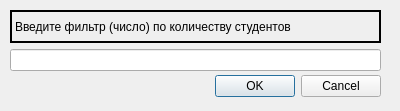
<?xml version="1.0" encoding="UTF-8"?>
<ui version="4.0">
 <class>NumberFilterDialog</class>
 <widget class="QDialog" name="NumberFilterDialog">
  <property name="geometry">
   <rect>
    <x>0</x>
    <y>0</y>
    <width>400</width>
    <height>111</height>
   </rect>
  </property>
  <property name="windowTitle">
   <string>Dialog</string>
  </property>
  <widget class="QDialogButtonBox" name="buttonBox">
   <property name="geometry">
    <rect>
     <x>20</x>
     <y>70</y>
     <width>361</width>
     <height>32</height>
    </rect>
   </property>
   <property name="orientation">
    <enum>Qt::Horizontal</enum>
   </property>
   <property name="standardButtons">
    <set>QDialogButtonBox::Cancel|QDialogButtonBox::Ok</set>
   </property>
  </widget>
  <widget class="QWidget" name="verticalLayoutWidget">
   <property name="geometry">
    <rect>
     <x>10</x>
     <y>10</y>
     <width>371</width>
     <height>61</height>
    </rect>
   </property>
   <layout class="QVBoxLayout" name="verticalLayout">
    <item>
     <widget class="QLabel" name="label">
      <property name="frameShape">
       <enum>QFrame::WinPanel</enum>
      </property>
      <property name="text">
       <string>Введите фильтр (число) по количеству студентов</string>
      </property>
     </widget>
    </item>
    <item>
     <widget class="QLineEdit" name="filterEdit"/>
    </item>
   </layout>
  </widget>
 </widget>
 <resources/>
 <connections>
  <connection>
   <sender>buttonBox</sender>
   <signal>accepted()</signal>
   <receiver>NumberFilterDialog</receiver>
   <slot>accept()</slot>
   <hints>
    <hint type="sourcelabel">
     <x>248</x>
     <y>254</y>
    </hint>
    <hint type="destinationlabel">
     <x>157</x>
     <y>274</y>
    </hint>
   </hints>
  </connection>
  <connection>
   <sender>buttonBox</sender>
   <signal>rejected()</signal>
   <receiver>NumberFilterDialog</receiver>
   <slot>reject()</slot>
   <hints>
    <hint type="sourcelabel">
     <x>316</x>
     <y>260</y>
    </hint>
    <hint type="destinationlabel">
     <x>286</x>
     <y>274</y>
    </hint>
   </hints>
  </connection>
 </connections>
</ui>
